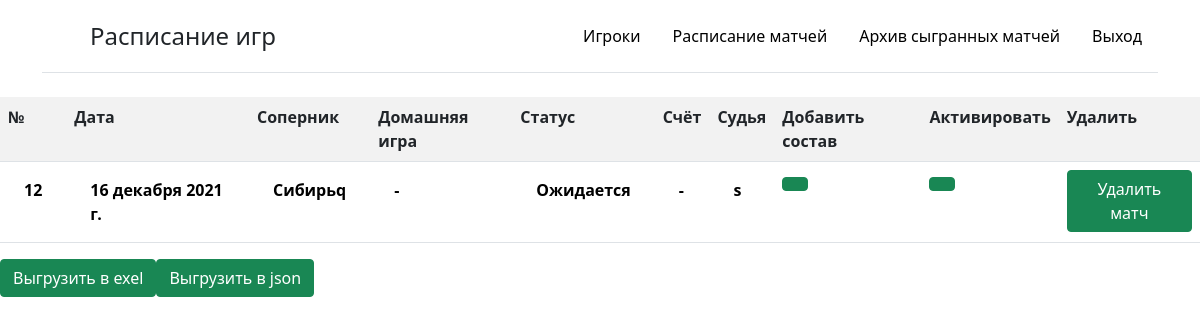
Page /archivegame/ on the earlier database version.
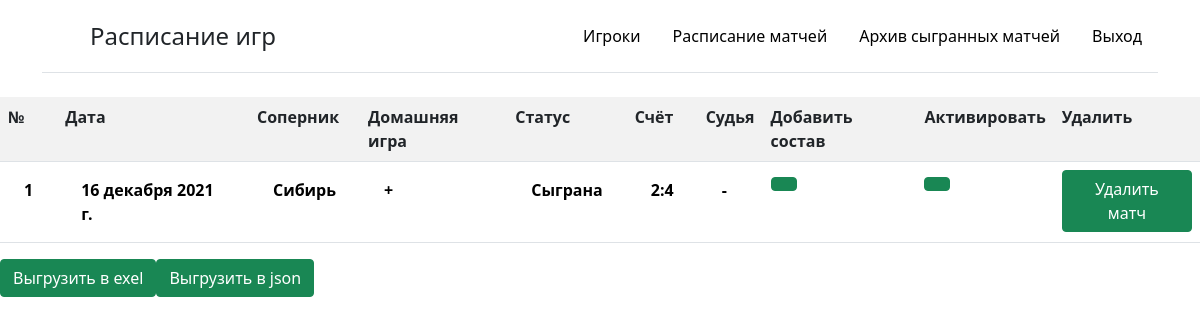
Same page on the later database version.
### bd_team/models.py (models this page shows, shortened)
class Game(models.Model):
    date = models.DateField(null=True, verbose_name='Дата')
    opponent = models.CharField(max_length=100, null=True, verbose_name='Соперник')
    area = models.BooleanField(null=True, default=False, verbose_name='Домашняя игра')
    role = models.ForeignKey('Status', on_delete=models.PROTECT, null=False, verbose_name="Статус игры", default=1)
    score = models.CharField(max_length=5, null=True, blank=True, validators=[
        RegexValidator(
            regex=r'\d+:\d+',
            message='Формат: 0:0'
        )
    ], verbose_name='Счёт')
    judge = models.CharField(max_length=100, null=True, blank=True, verbose_name='Cудья')
    archive = models.BooleanField(default=False, verbose_name='Архив')
    class Meta():
        ordering = ['date']

class Status(models.Model):
    name = models.CharField(max_length=100, verbose_name='Статус игры')
    def __str__(self):
        return self.name

### bd_team/views.py (the view)
# urls.py: path('archivegame/', ListArchiveGame.as_view(), name='archive_game'),
class ListArchiveGame(ListView):
    model = Game.objects.filter(archive=True)
    template_name = 'bd_team/list_game.html'
    def get_context_data(self, *, object_list=None, **kwargs):
        context = super().get_context_data(**kwargs)
        context['menu'] = menu
        context['title'] = "Расписание игр"
        context['but'] = 'Активировать'
        context['act'] = False
        context['head'] = ['№', 'Дата', 'Соперник', 'Домашняя игра', 'Статус', 'Счёт', 'Судья']
        return context
    def get_queryset(self):
        return Game.objects.filter(archive=True)

### bd_team/templates/bd_team/list_game.html
{% extends 'bd_team/base.html' %}
{% block content %}
    {% if object_list %}
<table class="table table-striped table-hover">
    <tr>
      {% for h in head %}
      <th scope="col">{{ h }}</th>
      {% endfor %}
        <th scope="col">Добавить состав</th>
        <th scope="col">{{but}}</th>
        <th scope="col">Удалить</th>
    </tr>
      {% for g in object_list %}
        <tr>
         <th scope="col"><a href="{%url 'game_info' g.id%}"  style="color:black;" class="nav-link">{{ g.id }}</a></th>
         <th scope="col"><a href="{%url 'game_info' g.id%}"  style="color:black;" class="nav-link">{{ g.date }}</a></th>
         <th scope="col"><a href="{%url 'game_info' g.id%}"  style="color:black;" class="nav-link">{{ g.opponent }}</a></th>
        {%if g.area %}
             <th scope="col"><a href="{%url 'game_info' g.id%}"  style="color:black;" class="nav-link">+</a></th>
        {% else %}
             <th><a href="{%url 'game_info' g.id%}"  style="color:black;" class="nav-link">-</a></th>
        {% endif %}
         <th scope="col"><a href="{%url 'game_info' g.id%}"  style="color:black;" class="nav-link">{{ g.role }}</a></th>
         <th scope="col"><a href="{%url 'game_info' g.id%}"  style="color:black;" class="nav-link">{{ g.score|default_if_none:'-' }}</a></th>
         <th scope="col"><a href="{%url 'game_info' g.id%}"  style="color:black;" class="nav-link">{{ g.judge|default_if_none:'-' }}</a>
         <th><a href="{%url 'add_game_info' g.id %}"  ><button class="btn btn-success" type="submit"></button></a></th>
         <th><a href="{%url 'add_archive' g.id%}"  ><button class="btn btn-success" type="submit"></button></a></th>
         <th scope="col"> <a href="{%url 'delete_game' g.id%}"  ><button class="btn btn-success" type="submit">Удалить матч</button></a></th>
        </tr>
      {% endfor %}
</table>
      {% else %}
     <p>Нет данных об играх</p>
      {% endif %}
{% if act %}
     <div class="btn-group">
     <a href="{%url 'add_game' %}"  ><button class="btn btn-success" type="submit">Добавить матч</button></a>
     <a href="{%url 'export_active_game_exel'%}"  ><button class="btn btn-success" type="submit">Выгрузить в exel</button></a>
     <a href="{%url 'export_active_game_json'%}"  ><button class="btn btn-success" type="submit">Выгрузить в json</button></a>
     </div>
{%else%}
     <div class="btn-group">
     <a href="{%url 'export_archive_game_exel'%}"  ><button class="btn btn-success" type="submit">Выгрузить в exel</button></a>
     <a href="{%url 'export_archive_game_json'%}"  ><button class="btn btn-success" type="submit">Выгрузить в json</button></a>
     </div>
{% endif %}
{% endblock %}

Differences in the rows shown:
removed Game: id "12", date "16 декабря 2021 г.", opponent "Сибирьq", role "Ожидается", score "-", judge "s"
now on this page (row edited): Game: id "1", date "16 декабря 2021 г.", opponent "Сибирь", role "Сыграна", score "2:4", judge "-"
